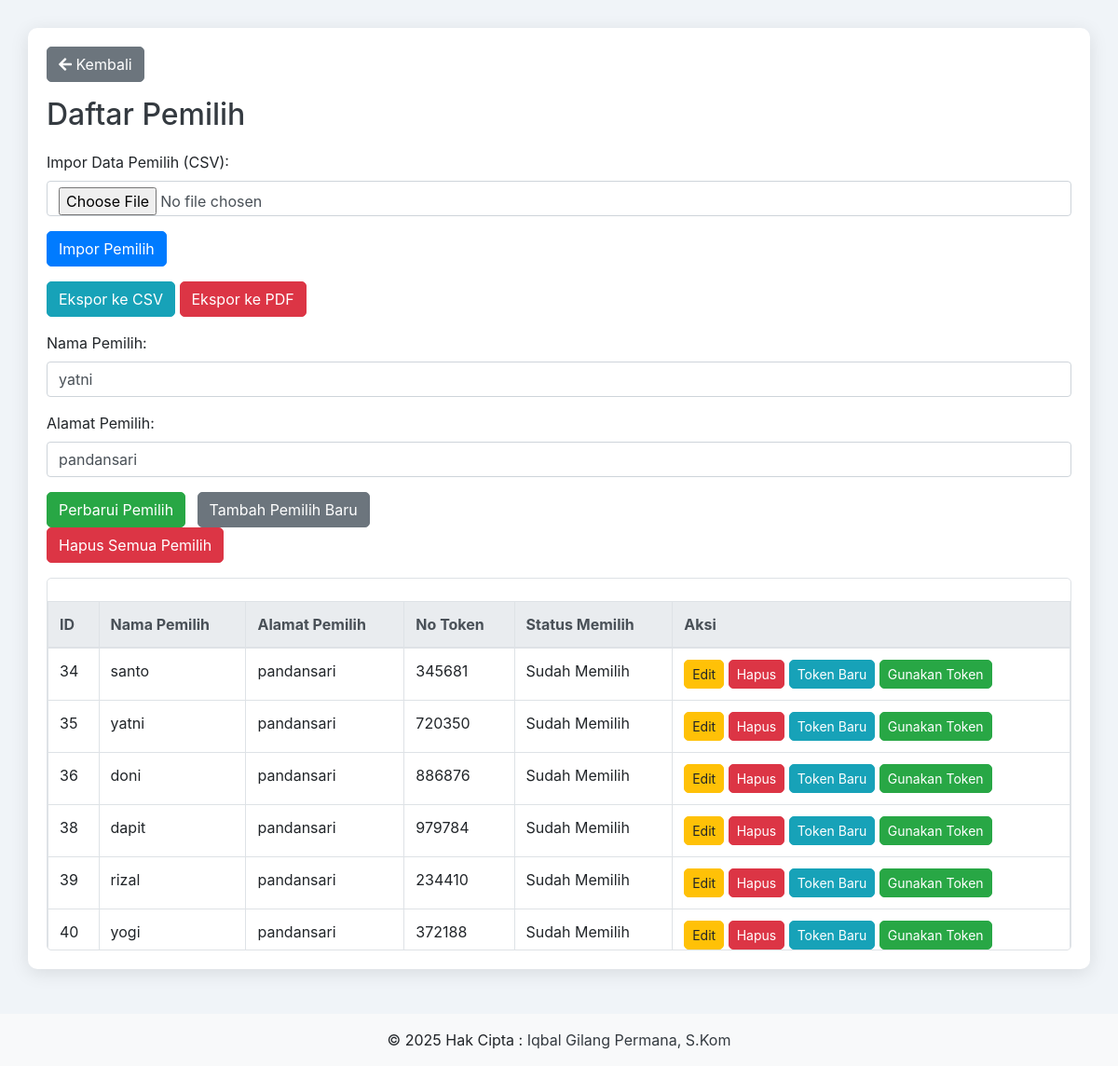
Page /voters.php?edit_voter=35 (signed in) on the committed database.
### tables this page shows
CREATE TABLE `voters` (
  `id` int(11) NOT NULL,
  `name` varchar(100) NOT NULL,
  `address` varchar(255) NOT NULL,
  `token` varchar(32) NOT NULL,
  `token_created_at` datetime NOT NULL,
  `used` tinyint(1) DEFAULT 0,
  `has_voted` tinyint(1) DEFAULT 0,
  `token_used` tinyint(1) DEFAULT 0
);

### voters.php (the view, shortened to what this page needs)
<?php
include 'db.php';
$editVoter = null;
if (isset($_GET['edit_voter'])) {
    $id = $_GET['edit_voter'];
    $stmt = $pdo->prepare("SELECT * FROM voters WHERE id = :id");
    $stmt->execute(['id' => $id]);
    $editVoter = $stmt->fetch();
}
$stmt_voters = $pdo->query("SELECT * FROM voters");
$voterList = $stmt_voters->fetchAll();
?>
<!DOCTYPE html>
<html lang="en">
<head>
    <link rel="stylesheet" href="https://stackpath.bootstrapcdn.com/bootstrap/4.5.2/css/bootstrap.min.css">
    <link rel="stylesheet" href="https://cdnjs.cloudflare.com/ajax/libs/font-awesome/5.15.4/css/all.min.css">
</head>
<body>
    <div class="container">
        <a href="admin.php" class="btn btn-secondary mb-3"><i class="fas fa-arrow-left"></i> Kembali</a>
        <h2>Daftar Pemilih</h2>
        <form action="" method="POST" enctype="multipart/form-data">
            <div class="form-group">
                <label for="voter_file">Impor Data Pemilih (CSV):</label>
                <input type="file" class="form-control" id="voter_file" name="voter_file" accept=".csv" required>
            </div>
            <button type="submit" name="import_voters" class="btn btn-primary">Impor Pemilih</button>
        </form>
        <div class="mt-3 mb-3">
            <a href="?export_csv=1" class="btn btn-info">Ekspor ke CSV</a>
            <a href="?export_pdf=1" class="btn btn-danger">Ekspor ke PDF</a>
        </div>
        <form action="" method="POST">
            <div class="form-group">
                <label for="voter_name">Nama Pemilih:</label>
                <input type="text" class="form-control" id="voter_name" name="voter_name" value="<?php echo $editVoter ? $editVoter['name'] : ''; ?>" required>
            </div>
            <div class="form-group">
                <label for="voter_address">Alamat Pemilih:</label>
                <input type="text" class="form-control" id="voter_address" name="voter_address" value="<?php echo $editVoter ? $editVoter['address'] : ''; ?>" required>
            </div>
            <button type="submit" name="add_voter" class="btn btn-success"><?php echo $editVoter ? "Perbarui Pemilih" : "Tambah Pemilih"; ?></button>
            <a href="voters.php" class="btn btn-secondary ml-2">Tambah Pemilih Baru</a>
        </form>
        <form action="" method="POST" onsubmit="return confirm('Apakah Anda yakin ingin menghapus semua pemilih?');">
            <button type="submit" name="delete_all_voters" class="btn btn-danger mb-3">Hapus Semua Pemilih</button>
        </form>
        <div class="table-responsive">
            <table class="table table-bordered mt-4">
                <thead class="thead-light">
                    <tr>
                        <th>ID</th>
                        <th>Nama Pemilih</th>
                        <th>Alamat Pemilih</th>
                        <th>No Token</th>
                        <th>Status Memilih</th>
                        <th>Aksi</th>
                    </tr>
                </thead>
                <tbody>
                    <?php foreach ($voterList as $voter): ?>
                        <tr>
                            <td><?php echo $voter['id']; ?></td>
                            <td><?php echo $voter['name']; ?></td>
                            <td><?php echo $voter['address']; ?></td>
                            <td><?php echo $voter['token']; ?></td>
                            <td><?php echo $voter['has_voted'] ? 'Sudah Memilih' : 'Belum Memilih'; ?></td>
                            <td>
                                <a href="voters.php?edit_voter=<?php echo $voter['id']; ?>" class="btn btn-warning btn-sm">Edit</a>
                                <a href="voters.php?delete_voter=<?php echo $voter['id']; ?>" class="btn btn-danger btn-sm" onclick="return confirm('Apakah Anda yakin ingin menghapus?');">Hapus</a>
                                <a href="voters.php?generate_token=<?php echo $voter['id']; ?>" class="btn btn-info btn-sm">Token Baru</a>
                                <a href="voters.php?use_token=<?php echo $voter['id']; ?>" class="btn btn-success btn-sm" onclick="return confirm('Apakah Anda yakin ingin menggunakan token ini?');">Gunakan Token</a>
                            </td>
                        </tr>
                    <?php endforeach; ?>
                </tbody>
            </table>
        </div>
    </div>
    <?php include 'footer.php'; ?>
</body>
</html>

### voters.php (style rules this page uses)
body { background-color: #f0f4f8; }
.container { background-color: #ffffff; border-radius: 10px; box-shadow: 0 4px 20px rgba(0, 0, 0, 0.1); padding: 20px; margin-top: 30px; }
h2 { color: #343a40; margin-bottom: 20px; }
.table { margin-top: 20px; }
.btn { border-radius: 5px; }
.table-responsive { max-height: 400px; overflow-y: auto; border: 1px solid #dee2e6; border-radius: 5px; }

### rows in the picture
voters: voter_name "yatni", voter_address "pandansari", id "35", name "yatni", address "pandansari", token "720350", has_voted "Sudah Memilih"
voters: id "34", name "santo", address "pandansari", token "345681", has_voted "Sudah Memilih"
voters: id "36", name "doni", address "pandansari", token "886876", has_voted "Sudah Memilih"
voters: id "38", name "dapit", address "pandansari", token "979784", has_voted "Sudah Memilih"
voters: id "39", name "rizal", address "pandansari", token "234410", has_voted "Sudah Memilih"
voters: id "40", name "yogi", address "pandansari", token "372188", has_voted "Sudah Memilih"
